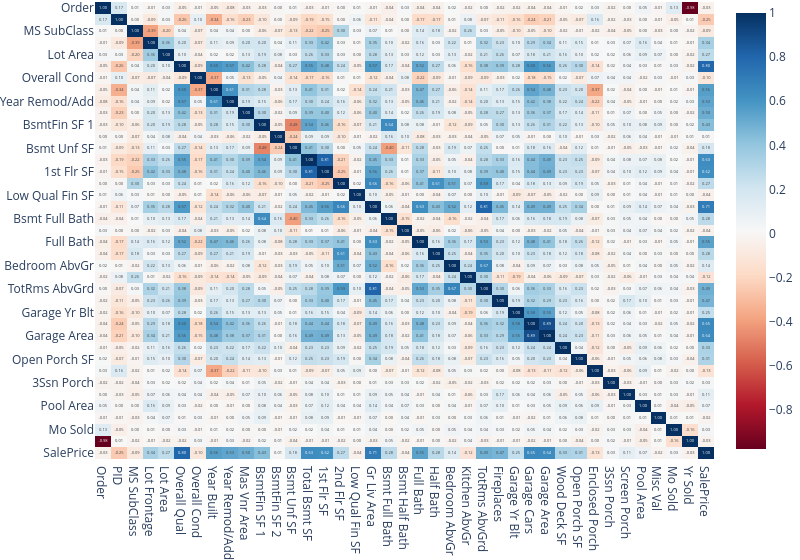

Here is the notebook cell this chart was saved with:
### Code cell
import plotly.express as px

fig = px.imshow(
    corr_matrix, 
    color_continuous_scale='RdBu', 
    text_auto=".2f",
	aspect='auto'
)
fig.update_layout(margin={
		't':0, 
		'b':0, 
	},
	width=800
)

### Figure 1 — Plotly figure (JSON) as saved in the notebook; plotly's stock layout.template omitted (floating-point values rounded to 4 significant figures; data arrays with more than 128 entries replaced by an {"elided": "..."} marker saying what was removed)
{"data": [{"coloraxis": "coloraxis", "hovertemplate": "x: %{x}<br>y: %{y}<br>color: %{z}<extra></extra>", "name": "0", "texttemplate": "%{z:.2f}", "type": "heatmap", "x": ["Order", "PID", "MS SubClass", "Lot Frontage", "Lot Area", "Overall Qual", "Overall Cond", "Year Built", "Year Remod/Add", "Mas Vnr Area", "BsmtFin SF 1", "BsmtFin SF 2", "Bsmt Unf SF", "Total Bsmt SF", "1st Flr SF", "2nd Flr SF", "Low Qual Fin SF", "Gr Liv Area", "Bsmt Full Bath", "Bsmt Half Bath", "Full Bath", "Half Bath", "Bedroom AbvGr", "Kitchen AbvGr", "TotRms AbvGrd", "Fireplaces", "Garage Yr Blt", "Garage Cars", "Garage Area", "Wood Deck SF", "Open Porch SF", "Enclosed Porch", "3Ssn Porch", "Screen Porch", "Pool Area", "Misc Val", "Mo Sold", "Yr Sold", "SalePrice"], "xaxis": "x", "y": ["Order", "PID", "MS SubClass", "Lot Frontage", "Lot Area", "Overall Qual", "Overall Cond", "Year Built", "Year Remod/Add", "Mas Vnr Area", "BsmtFin SF 1", "BsmtFin SF 2", "Bsmt Unf SF", "Total Bsmt SF", "1st Flr SF", "2nd Flr SF", "Low Qual Fin SF", "Gr Liv Area", "Bsmt Full Bath", "Bsmt Half Bath", "Full Bath", "Half Bath", "Bedroom AbvGr", "Kitchen AbvGr", "TotRms AbvGrd", "Fireplaces", "Garage Yr Blt", "Garage Cars", "Garage Area", "Wood Deck SF", "Open Porch SF", "Enclosed Porch", "3Ssn Porch", "Screen Porch", "Pool Area", "Misc Val", "Mo Sold", "Yr Sold", "SalePrice"], "yaxis": "y", "z": {"elided": "39x39 float values"}}], "layout": {"coloraxis": {"colorscale": [[0, "rgb(103,0,31)"], [0.1, "rgb(178,24,43)"], [0.2, "rgb(214,96,77)"], [0.3, "rgb(244,165,130)"], [0.4, "rgb(253,219,199)"], [0.5, "rgb(247,247,247)"], [0.6, "rgb(209,229,240)"], [0.7, "rgb(146,197,222)"], [0.8, "rgb(67,147,195)"], [0.9, "rgb(33,102,172)"], [1, "rgb(5,48,97)"]]}, "margin": {"b": 0, "t": 0}, "width": 800, "xaxis": {"anchor": "y", "domain": [0, 1]}, "yaxis": {"anchor": "x", "autorange": "reversed", "domain": [0, 1]}}}
